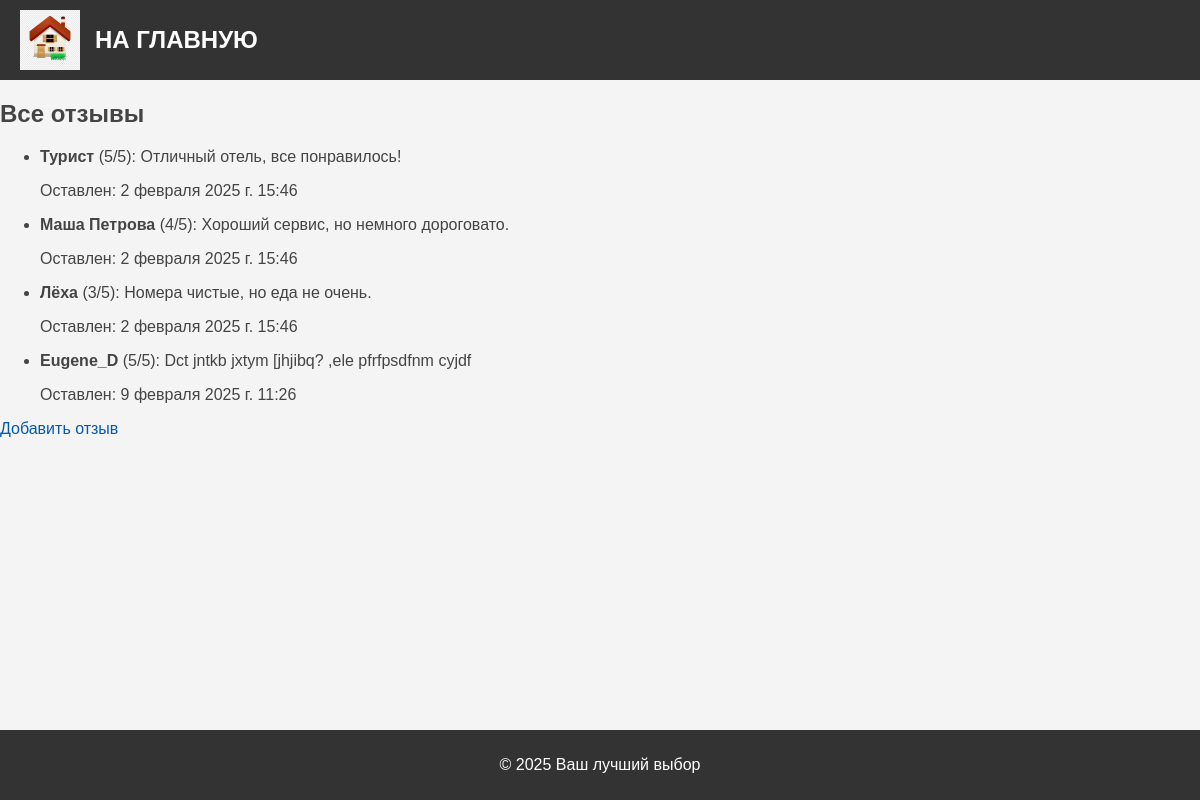
The page /reviews/review_list/ on the database its author committed.
### reviews/models.py (models this page shows, shortened)
class Review(models.Model):
    user_name = models.CharField(max_length=100, verbose_name="Имя пользователя")
    review_text = models.TextField(verbose_name="Текст отзыва")
    rating = models.IntegerField(verbose_name="Оценка")
    created_at = models.DateTimeField(auto_now_add=True, verbose_name="Дата создания")
    class Meta:
        verbose_name = "Отзыв"
        verbose_name_plural = "Отзывы"

### reviews/views.py (the view)
# urls.py: path('review_list/', views.review_list, name='review_list'),
def review_list(request):
    reviews = Review.objects.all()  # Получает все объекты модели Review из базы данных и сохраняет их в переменную reviews
    context = {
        "reviews": reviews,
    }  # Создает контекст context, содержащий отзывы
    return render(request, "reviews/review_list.html", context)  # тображает шаблон review_list.html, передавая в него контекст с отзывами

### reviews/templates/reviews/review_list.html (shortened to what this page needs)
{% extends 'base/base.html' %}
{% block content %}
<h2>Все отзывы</h2>
<ul>
    {% for review in reviews %}
        <li>
            <p><strong>{{ review.user_name }}</strong> ({{ review.rating }}/5): {{ review.review_text }}</p>
            <p>Оставлен: {{ review.created_at }}</p>
        </li>
    {% empty %}
        <li>Отзывы отсутствуют.</li>
    {% endfor %}
</ul>
<a href="{% url 'add_review' %}" class="btn btn-primary mb-3">Добавить отзыв</a>
{% endblock %}

### base/static/base/css/styles.css (style rules this page uses)
html, body { font-family: 'Arial', sans-serif; margin: 0; padding: 0; height: 100%; width: 100%; color: #444; background: #f4f4f4; }
a { color: #0059b2; text-decoration: none; }

### rows shown on the page
Review: user_name "Турист", rating "5", review_text "Отличный отель, все понравилось!", created_at "2 февраля 2025 г. 15:46"
Review: user_name "Маша Петрова", rating "4", review_text "Хороший сервис, но немного дороговато.", created_at "2 февраля 2025 г. 15:46"
Review: user_name "Лёха", rating "3", review_text "Номера чистые, но еда не очень.", created_at "2 февраля 2025 г. 15:46"
Review: user_name "Eugene_D", rating "5", review_text "Dct jntkb jxtym [jhjibq? ,ele pfrfpsdfnm cyjdf", created_at "9 февраля 2025 г. 11:26"
